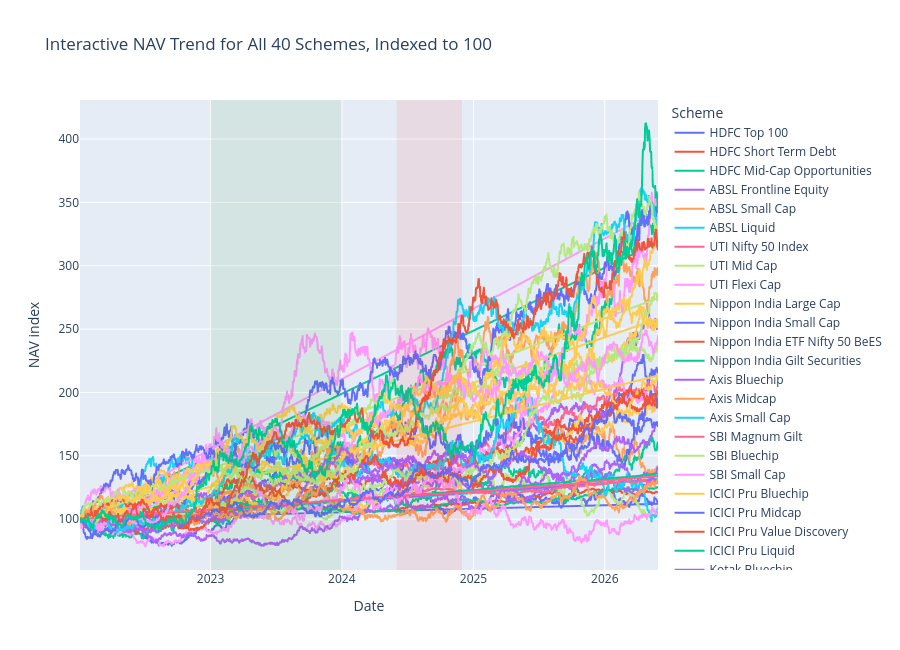

Notebook source saved alongside this figure:
### Markdown cell above
## Interactive Plotly Views

The first two cells below use Plotly, as required in the Day 3 task. Static report PNGs are shown in the chart gallery after them.

### Code cell
def short_scheme(name):
    for old in [
        " Fund - Regular Plan - Growth",
        " Fund - Direct Plan - Growth",
        " Fund - Regular - Growth",
        " Fund - Direct - Growth",
        " Fund - Growth",
        " - Regular Plan - Growth",
        " - Direct Plan - Growth",
        " - Regular - Growth",
        " - Direct - Growth",
        " - Growth",
    ]:
        name = str(name).replace(old, "")
    return name

fund_labels = fund.assign(scheme_label=fund["scheme_name"].map(short_scheme))
nav_plot = nav.merge(fund_labels[["amfi_code", "scheme_label"]], on="amfi_code", how="left")
nav_plot = nav_plot.sort_values(["amfi_code", "date"])
nav_plot["base_nav"] = nav_plot.groupby("amfi_code")["nav"].transform("first")
nav_plot["nav_index"] = nav_plot["nav"] / nav_plot["base_nav"] * 100

fig = px.line(
    nav_plot,
    x="date",
    y="nav_index",
    color="scheme_label",
    title="Interactive NAV Trend for All 40 Schemes, Indexed to 100",
    labels={"date": "Date", "nav_index": "NAV index", "scheme_label": "Scheme"},
)
fig.add_vrect(x0="2023-01-01", x1="2023-12-31", fillcolor="green", opacity=0.08, line_width=0)
fig.add_vrect(x0="2024-06-01", x1="2024-11-30", fillcolor="red", opacity=0.08, line_width=0)
fig.update_layout(height=650, legend=dict(orientation="v"))
fig.show()

### Figure 1 — Plotly figure (JSON) as saved in the notebook; plotly's stock layout.template omitted (floating-point values rounded to 4 significant figures; data arrays with more than 128 entries replaced by an {"elided": "..."} marker saying what was removed)
{"data": [{"hovertemplate": "Scheme=HDFC Top 100<br>Date=%{x}<br>NAV index=%{y}<extra></extra>", "legendgroup": "HDFC Top 100", "line": {"color": "#636efa", "dash": "solid"}, "marker": {"symbol": "circle"}, "mode": "lines", "name": "HDFC Top 100", "showlegend": true, "type": "scattergl", "x": {"elided": "3216 str values"}, "xaxis": "x", "y": {"elided": "3216 float values"}, "yaxis": "y"}, {"hovertemplate": "Scheme=HDFC Short Term Debt<br>Date=%{x}<br>NAV index=%{y}<extra></extra>", "legendgroup": "HDFC Short Term Debt", "line": {"color": "#EF553B", "dash": "solid"}, "marker": {"symbol": "circle"}, "mode": "lines", "name": "HDFC Short Term Debt", "showlegend": true, "type": "scattergl", "x": {"elided": "1608 str values"}, "xaxis": "x", "y": {"elided": "1608 float values"}, "yaxis": "y"}, {"hovertemplate": "Scheme=HDFC Mid-Cap Opportunities<br>Date=%{x}<br>NAV index=%{y}<extra></extra>", "legendgroup": "HDFC Mid-Cap Opportunities", "line": {"color": "#00cc96", "dash": "solid"}, "marker": {"symbol": "circle"}, "mode": "lines", "name": "HDFC Mid-Cap Opportunities", "showlegend": true, "type": "scattergl", "x": {"elided": "3216 str values"}, "xaxis": "x", "y": {"elided": "3216 float values"}, "yaxis": "y"}, {"hovertemplate": "Scheme=ABSL Frontline Equity<br>Date=%{x}<br>NAV index=%{y}<extra></extra>", "legendgroup": "ABSL Frontline Equity", "line": {"color": "#ab63fa", "dash": "solid"}, "marker": {"symbol": "circle"}, "mode": "lines", "name": "ABSL Frontline Equity", "showlegend": true, "type": "scattergl", "x": {"elided": "1608 str values"}, "xaxis": "x", "y": {"elided": "1608 float values"}, "yaxis": "y"}, {"hovertemplate": "Scheme=ABSL Small Cap<br>Date=%{x}<br>NAV index=%{y}<extra></extra>", "legendgroup": "ABSL Small Cap", "line": {"color": "#FFA15A", "dash": "solid"}, "marker": {"symbol": "circle"}, "mode": "lines", "name": "ABSL Small Cap", "showlegend": true, "type": "scattergl", "x": {"elided": "1608 str values"}, "xaxis": "x", "y": {"elided": "1608 float values"}, "yaxis": "y"}, {"hovertemplate": "Scheme=ABSL Liquid<br>Date=%{x}<br>NAV index=%{y}<extra></extra>", "legendgroup": "ABSL Liquid", "line": {"color": "#19d3f3", "dash": "solid"}, "marker": {"symbol": "circle"}, "mode": "lines", "name": "ABSL Liquid", "showlegend": true, "type": "scattergl", "x": {"elided": "1608 str values"}, "xaxis": "x", "y": {"elided": "1608 float values"}, "yaxis": "y"}, {"hovertemplate": "Scheme=UTI Nifty 50 Index<br>Date=%{x}<br>NAV index=%{y}<extra></extra>", "legendgroup": "UTI Nifty 50 Index", "line": {"color": "#FF6692", "dash": "solid"}, "marker": {"symbol": "circle"}, "mode": "lines", "name": "UTI Nifty 50 Index", "showlegend": true, "type": "scattergl", "x": {"elided": "1608 str values"}, "xaxis": "x", "y": {"elided": "1608 float values"}, "yaxis": "y"}, {"hovertemplate": "Scheme=UTI Mid Cap<br>Date=%{x}<br>NAV index=%{y}<extra></extra>", "legendgroup": "UTI Mid Cap", "line": {"color": "#B6E880", "dash": "solid"}, "marker": {"symbol": "circle"}, "mode": "lines", "name": "UTI Mid Cap", "showlegend": true, "type": "scattergl", "x": {"elided": "1608 str values"}, "xaxis": "x", "y": {"elided": "1608 float values"}, "yaxis": "y"}, {"hovertemplate": "Scheme=UTI Flexi Cap<br>Date=%{x}<br>NAV index=%{y}<extra></extra>", "legendgroup": "UTI Flexi Cap", "line": {"color": "#FF97FF", "dash": "solid"}, "marker": {"symbol": "circle"}, "mode": "lines", "name": "UTI Flexi Cap", "showlegend": true, "type": "scattergl", "x": {"elided": "1608 str values"}, "xaxis": "x", "y": {"elided": "1608 float values"}, "yaxis": "y"}, {"hovertemplate": "Scheme=Nippon India Large Cap<br>Date=%{x}<br>NAV index=%{y}<extra></extra>", "legendgroup": "Nippon India Large Cap", "line": {"color": "#FECB52", "dash": "solid"}, "marker": {"symbol": "circle"}, "mode": "lines", "name": "Nippon India Large Cap", "showlegend": true, "type": "scattergl", "x": {"elided": "3216 str values"}, "xaxis": "x", "y": {"elided": "3216 float values"}, "yaxis": "y"}, {"hovertemplate": "Scheme=Nippon India Small Cap<br>Date=%{x}<br>NAV index=%{y}<extra></extra>", "legendgroup": "Nippon India Small Cap", "line": {"color": "#636efa", "dash": "solid"}, "marker": {"symbol": "circle"}, "mode": "lines", "name": "Nippon India Small Cap", "showlegend": true, "type": "scattergl", "x": {"elided": "1608 str values"}, "xaxis": "x", "y": {"elided": "1608 float values"}, "yaxis": "y"}, {"hovertemplate": "Scheme=Nippon India ETF Nifty 50 BeES<br>Date=%{x}<br>NAV index=%{y}<extra></extra>", "legendgroup": "Nippon India ETF Nifty 50 BeES", "line": {"color": "#EF553B", "dash": "solid"}, "marker": {"symbol": "circle"}, "mode": "lines", "name": "Nippon India ETF Nifty 50 BeES", "showlegend": true, "type": "scattergl", "x": {"elided": "1608 str values"}, "xaxis": "x", "y": {"elided": "1608 float values"}, "yaxis": "y"}, {"hovertemplate": "Scheme=Nippon India Gilt Securities<br>Date=%{x}<br>NAV index=%{y}<extra></extra>", "legendgroup": "Nippon India Gilt Securities", "line": {"color": "#00cc96", "dash": "solid"}, "marker": {"symbol": "circle"}, "mode": "lines", "name": "Nippon India Gilt Securities", "showlegend": true, "type": "scattergl", "x": {"elided": "1608 str values"}, "xaxis": "x", "y": {"elided": "1608 float values"}, "yaxis": "y"}, {"hovertemplate": "Scheme=Axis Bluechip<br>Date=%{x}<br>NAV index=%{y}<extra></extra>", "legendgroup": "Axis Bluechip", "line": {"color": "#ab63fa", "dash": "solid"}, "marker": {"symbol": "circle"}, "mode": "lines", "name": "Axis Bluechip", "showlegend": true, "type": "scattergl", "x": {"elided": "3216 str values"}, "xaxis": "x", "y": {"elided": "3216 float values"}, "yaxis": "y"}, {"hovertemplate": "Scheme=Axis Midcap<br>Date=%{x}<br>NAV index=%{y}<extra></extra>", "legendgroup": "Axis Midcap", "line": {"color": "#FFA15A", "dash": "solid"}, "marker": {"symbol": "circle"}, "mode": "lines", "name": "Axis Midcap", "showlegend": true, "type": "scattergl", "x": {"elided": "1608 str values"}, "xaxis": "x", "y": {"elided": "1608 float values"}, "yaxis": "y"}, {"hovertemplate": "Scheme=Axis Small Cap<br>Date=%{x}<br>NAV index=%{y}<extra></extra>", "legendgroup": "Axis Small Cap", "line": {"color": "#19d3f3", "dash": "solid"}, "marker": {"symbol": "circle"}, "mode": "lines", "name": "Axis Small Cap", "showlegend": true, "type": "scattergl", "x": {"elided": "1608 str values"}, "xaxis": "x", "y": {"elided": "1608 float values"}, "yaxis": "y"}, {"hovertemplate": "Scheme=SBI Magnum Gilt<br>Date=%{x}<br>NAV index=%{y}<extra></extra>", "legendgroup": "SBI Magnum Gilt", "line": {"color": "#FF6692", "dash": "solid"}, "marker": {"symbol": "circle"}, "mode": "lines", "name": "SBI Magnum Gilt", "showlegend": true, "type": "scattergl", "x": {"elided": "1608 str values"}, "xaxis": "x", "y": {"elided": "1608 float values"}, "yaxis": "y"}, {"hovertemplate": "Scheme=SBI Bluechip<br>Date=%{x}<br>NAV index=%{y}<extra></extra>", "legendgroup": "SBI Bluechip", "line": {"color": "#B6E880", "dash": "solid"}, "marker": {"symbol": "circle"}, "mode": "lines", "name": "SBI Bluechip", "showlegend": true, "type": "scattergl", "x": {"elided": "3216 str values"}, "xaxis": "x", "y": {"elided": "3216 float values"}, "yaxis": "y"}, {"hovertemplate": "Scheme=SBI Small Cap<br>Date=%{x}<br>NAV index=%{y}<extra></extra>", "legendgroup": "SBI Small Cap", "line": {"color": "#FF97FF", "dash": "solid"}, "marker": {"symbol": "circle"}, "mode": "lines", "name": "SBI Small Cap", "showlegend": true, "type": "scattergl", "x": {"elided": "3216 str values"}, "xaxis": "x", "y": {"elided": "3216 float values"}, "yaxis": "y"}, {"hovertemplate": "Scheme=ICICI Pru Bluechip<br>Date=%{x}<br>NAV index=%{y}<extra></extra>", "legendgroup": "ICICI Pru Bluechip", "line": {"color": "#FECB52", "dash": "solid"}, "marker": {"symbol": "circle"}, "mode": "lines", "name": "ICICI Pru Bluechip", "showlegend": true, "type": "scattergl", "x": {"elided": "3216 str values"}, "xaxis": "x", "y": {"elided": "3216 float values"}, "yaxis": "y"}, {"hovertemplate": "Scheme=ICICI Pru Midcap<br>Date=%{x}<br>NAV index=%{y}<extra></extra>", "legendgroup": "ICICI Pru Midcap", "line": {"color": "#636efa", "dash": "solid"}, "marker": {"symbol": "circle"}, "mode": "lines", "name": "ICICI Pru Midcap", "showlegend": true, "type": "scattergl", "x": {"elided": "1608 str values"}, "xaxis": "x", "y": {"elided": "1608 float values"}, "yaxis": "y"}, {"hovertemplate": "Scheme=ICICI Pru Value Discovery<br>Date=%{x}<br>NAV index=%{y}<extra></extra>", "legendgroup": "ICICI Pru Value Discovery", "line": {"color": "#EF553B", "dash": "solid"}, "marker": {"symbol": "circle"}, "mode": "lines", "name": "ICICI Pru Value Discovery", "showlegend": true, "type": "scattergl", "x": {"elided": "1608 str values"}, "xaxis": "x", "y": {"elided": "1608 float values"}, "yaxis": "y"}, {"hovertemplate": "Scheme=ICICI Pru Liquid<br>Date=%{x}<br>NAV index=%{y}<extra></extra>", "legendgroup": "ICICI Pru Liquid", "line": {"color": "#00cc96", "dash": "solid"}, "marker": {"symbol": "circle"}, "mode": "lines", "name": "ICICI Pru Liquid", "showlegend": true, "type": "scattergl", "x": {"elided": "1608 str values"}, "xaxis": "x", "y": {"elided": "1608 float values"}, "yaxis": "y"}, {"hovertemplate": "Scheme=Kotak Bluechip<br>Date=%{x}<br>NAV index=%{y}<extra></extra>", "legendgroup": "Kotak Bluechip", "line": {"color": "#ab63fa", "dash": "solid"}, "marker": {"symbol": "circle"}, "mode": "lines", "name": "Kotak Bluechip", "showlegend": true, "type": "scattergl", "x": {"elided": "1608 str values"}, "xaxis": "x", "y": {"elided": "1608 float values"}, "yaxis": "y"}, {"hovertemplate": "Scheme=Kotak Emerging Equity<br>Date=%{x}<br>NAV index=%{y}<extra></extra>", "legendgroup": "Kotak Emerging Equity", "line": {"color": "#FFA15A", "dash": "solid"}, "marker": {"symbol": "circle"}, "mode": "lines", "name": "Kotak Emerging Equity", "showlegend": true, "type": "scattergl", "x": {"elided": "1608 str values"}, "xaxis": "x", "y": {"elided": "1608 float values"}, "yaxis": "y"}, {"hovertemplate": "Scheme=Kotak Flexicap<br>Date=%{x}<br>NAV index=%{y}<extra></extra>", "legendgroup": "Kotak Flexicap", "line": {"color": "#19d3f3", "dash": "solid"}, "marker": {"symbol": "circle"}, "mode": "lines", "name": "Kotak Flexicap", "showlegend": true, "type": "scattergl", "x": {"elided": "1608 str values"}, "xaxis": "x", "y": {"elided": "1608 float values"}, "yaxis": "y"}, {"hovertemplate": "Scheme=Kotak Liquid<br>Date=%{x}<br>NAV index=%{y}<extra></extra>", "legendgroup": "Kotak Liquid", "line": {"color": "#FF6692", "dash": "solid"}, "marker": {"symbol": "circle"}, "mode": "lines", "name": "Kotak Liquid", "showlegend": true, "type": "scattergl", "x": {"elided": "1608 str values"}, "xaxis": "x", "y": {"elided": "1608 float values"}, "yaxis": "y"}, {"hovertemplate": "Scheme=Mirae Asset Large Cap<br>Date=%{x}<br>NAV index=%{y}<extra></extra>", "legendgroup": "Mirae Asset Large Cap", "line": {"color": "#B6E880", "dash": "solid"}, "marker": {"symbol": "circle"}, "mode": "lines", "name": "Mirae Asset Large Cap", "showlegend": true, "type": "scattergl", "x": {"elided": "1608 str values"}, "xaxis": "x", "y": {"elided": "1608 float values"}, "yaxis": "y"}, {"hovertemplate": "Scheme=Mirae Asset Emerging Bluechip<br>Date=%{x}<br>NAV index=%{y}<extra></extra>", "legendgroup": "Mirae Asset Emerging Bluechip", "line": {"color": "#FF97FF", "dash": "solid"}, "marker": {"symbol": "circle"}, "mode": "lines", "name": "Mirae Asset Emerging Bluechip", "showlegend": true, "type": "scattergl", "x": {"elided": "1608 str values"}, "xaxis": "x", "y": {"elided": "1608 float values"}, "yaxis": "y"}, {"hovertemplate": "Scheme=Mirae Asset Tax Saver<br>Date=%{x}<br>NAV index=%{y}<extra></extra>", "legendgroup": "Mirae Asset Tax Saver", "line": {"color": "#FECB52", "dash": "solid"}, "marker": {"symbol": "circle"}, "mode": "lines", "name": "Mirae Asset Tax Saver", "showlegend": true, "type": "scattergl", "x": {"elided": "1608 str values"}, "xaxis": "x", "y": {"elided": "1608 float values"}, "yaxis": "y"}, {"hovertemplate": "Scheme=DSP Top 100 Equity<br>Date=%{x}<br>NAV index=%{y}<extra></extra>", "legendgroup": "DSP Top 100 Equity", "line": {"color": "#636efa", "dash": "solid"}, "marker": {"symbol": "circle"}, "mode": "lines", "name": "DSP Top 100 Equity", "showlegend": true, "type": "scattergl", "x": {"elided": "1608 str values"}, "xaxis": "x", "y": {"elided": "1608 float values"}, "yaxis": "y"}, {"hovertemplate": "Scheme=DSP Midcap<br>Date=%{x}<br>NAV index=%{y}<extra></extra>", "legendgroup": "DSP Midcap", "line": {"color": "#EF553B", "dash": "solid"}, "marker": {"symbol": "circle"}, "mode": "lines", "name": "DSP Midcap", "showlegend": true, "type": "scattergl", "x": {"elided": "1608 str values"}, "xaxis": "x", "y": {"elided": "1608 float values"}, "yaxis": "y"}, {"hovertemplate": "Scheme=DSP Small Cap<br>Date=%{x}<br>NAV index=%{y}<extra></extra>", "legendgroup": "DSP Small Cap", "line": {"color": "#00cc96", "dash": "solid"}, "marker": {"symbol": "circle"}, "mode": "lines", "name": "DSP Small Cap", "showlegend": true, "type": "scattergl", "x": {"elided": "1608 str values"}, "xaxis": "x", "y": {"elided": "1608 float values"}, "yaxis": "y"}], "layout": {"height": 650, "legend": {"orientation": "v", "title": {"text": "Scheme"}, "tracegroupgap": 0}, "shapes": [{"fillcolor": "green", "line": {"width": 0}, "opacity": 0.08, "type": "rect", "x0": "2023-01-01", "x1": "2023-12-31", "xref": "x", "y0": 0, "y1": 1, "yref": "y domain"}, {"fillcolor": "red", "line": {"width": 0}, "opacity": 0.08, "type": "rect", "x0": "2024-06-01", "x1": "2024-11-30", "xref": "x", "y0": 0, "y1": 1, "yref": "y domain"}], "title": {"text": "Interactive NAV Trend for All 40 Schemes, Indexed to 100"}, "xaxis": {"anchor": "y", "domain": [0, 1], "title": {"text": "Date"}}, "yaxis": {"anchor": "x", "domain": [0, 1], "title": {"text": "NAV index"}}}}
